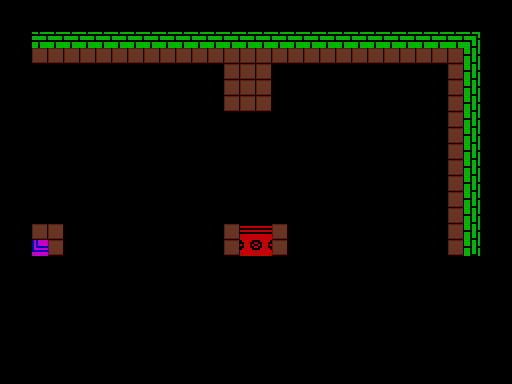

A level layout from a 2D game, rendered from its tile map. Below: a short description, then the map file with tile-grid data replaced by summaries:
An orthogonal 32x24 tile map with 16x16 px tiles, 2 tile layers (Tiles, Collision), 3 tilesets and 4 objects (2x portal, hole, launch_target).

<map version="1.0" orientation="orthogonal" width="32" height="24" tilewidth="16" tileheight="16">
 <properties>
  <property name="background_color" value="#000000" />
 </properties>
 <tileset firstgid="1" name="tiles" tilewidth="16" tileheight="16">
  <image source="../images/tiles.gif" width="192" height="160" />
 </tileset>
 <tileset firstgid="121" name="metatiles" tilewidth="16" tileheight="16">
  <image source="../images/metatiles.png" width="48" height="16" />
  <tile id="0">
   <properties>
    <property name="type" value="solid" />
   </properties>
  </tile>
  <tile id="1">
   <properties>
    <property name="type" value="lslope" />
   </properties>
  </tile>
  <tile id="2">
   <properties>
    <property name="type" value="rslope" />
   </properties>
  </tile>
 </tileset>
 <tileset firstgid="124" name="tiles2" tilewidth="16" tileheight="16">
  <image source="../images/tiles2.gif" width="400" height="256" />
 </tileset>
 <objectgroup name="Entities2" width="32" height="24" />
 <layer name="Tiles" width="32" height="24">
  <data>[768 cells, 101 non-empty, 29 distinct tile ids]</data>
 </layer>
 <layer name="Collision" width="32" height="24">
  <data>[768 cells, 55 non-empty, 1 distinct tile ids]</data>
 </layer>
 <objectgroup color="#0ca104" name="Entities" width="32" height="24">
  <object name="portal" x="0" y="64" width="32" height="160">
   <properties>
    <property name="to" value="scr037" />
   </properties>
  </object>
  <object name="portal" x="64" y="256" width="384" height="32">
   <properties>
    <property name="to" value="scr039" />
   </properties>
  </object>
  <object name="hole" x="240" y="192" width="32" height="32" />
  <object name="launch_target" x="32" y="192" width="32" height="32" />
 </objectgroup>
</map>
